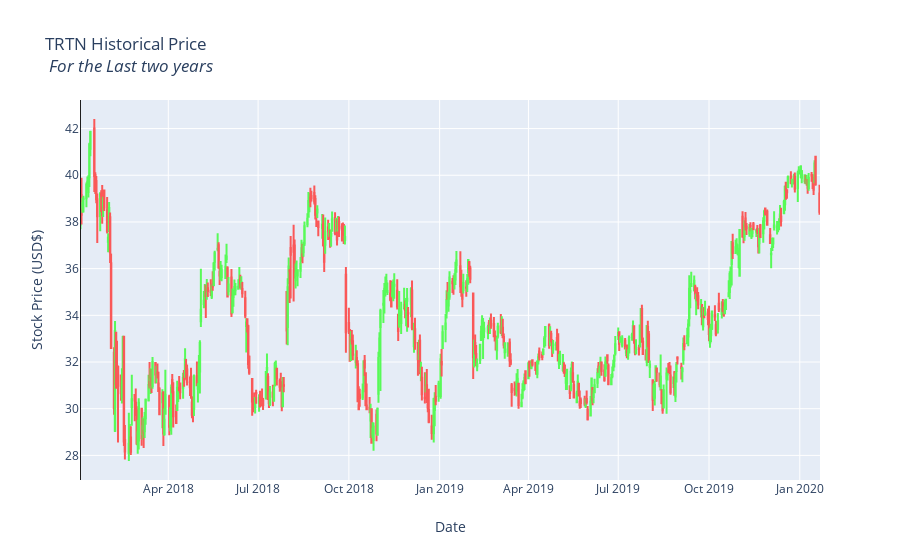

Source (notebook cell):
### Code cell
last_two = dte_df.loc[dte_df['date'].dt.year > 2016]

g = last_two.groupby(dte_df['date'])
monthly_averages = g.aggregate({"Open": np.mean, "High": np.mean, "Low": np.mean, "Close":np.mean})
monthly_averages.reset_index(level=0, inplace=True)

trace = go.Candlestick(x=monthly_averages['date'],
                       open=monthly_averages['Open'].values.tolist(),
                       high=monthly_averages['High'].values.tolist(),
                       low=monthly_averages['Low'].values.tolist(),
                       close=monthly_averages['Close'].values.tolist(),
                      increasing=dict(line=dict(color= '#58FA58')),
                decreasing=dict(line=dict(color= '#FA5858')))

layout = {
    'title': f'{ticker} Historical Price <br> <i>For the Last two years </i>',
    'xaxis': {'title': 'Date',
             'rangeslider': {'visible': False}},
    'yaxis': {'title': 'Stock Price (USD$)'},
    'shapes': [{
        'x0': '2018-01-02', 'x1': '2018-01-02',
        'y0': 0, 'y1': 1, 'xref': 'x', 'yref': 'paper',
        'line': {'color': 'rgb(30,30,30)', 'width': 1}
    }]
    
}


data = [trace]

fig = go.Figure(data=data, layout=layout)
iplot(fig, filename='simple_ohlc')

### Figure 1 — Plotly figure (JSON) as saved in the notebook; plotly's stock layout.template omitted (floating-point values rounded to 4 significant figures; data arrays with more than 128 entries replaced by an {"elided": "..."} marker saying what was removed)
{"data": [{"close": {"elided": "516 float values"}, "decreasing": {"line": {"color": "#FA5858"}}, "high": {"elided": "516 float values"}, "increasing": {"line": {"color": "#58FA58"}}, "low": {"elided": "516 float values"}, "open": {"elided": "516 float values"}, "type": "candlestick", "x": {"elided": "516 str values"}}], "layout": {"shapes": [{"line": {"color": "rgb(30,30,30)", "width": 1}, "x0": "2018-01-02", "x1": "2018-01-02", "xref": "x", "y0": 0, "y1": 1, "yref": "paper"}], "title": {"text": "TRTN Historical Price <br> <i>For the Last two years </i>"}, "xaxis": {"rangeslider": {"visible": false}, "title": {"text": "Date"}}, "yaxis": {"title": {"text": "Stock Price (USD$)"}}}}
